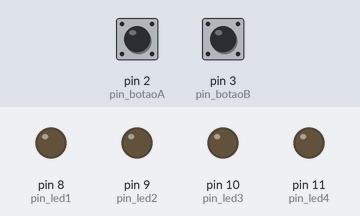
Recording of a sketch running on a simulated Arduino Uno, built with avr-gcc and run on an emulated ATmega328P. Shown: output pins drawn as LEDs (lit = HIGH). The inputs (shaded band) are chosen by the test bench; at power-on: pin 2 (pin_botaoA) HIGH, pin 3 (pin_botaoB) HIGH.

Above: at 1.2 s.
1.3 s: pin 2 (pin_botaoA) pulled LOW for 0.15 s
At 1.37 s:
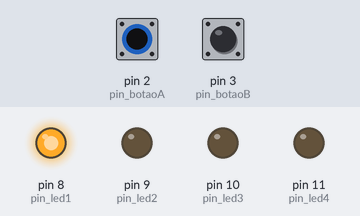
2.9 s: pin 3 (pin_botaoB) pulled LOW for 0.15 s
At 2.97 s:
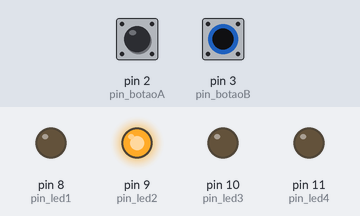
4.5 s: pin 3 (pin_botaoB) pulled LOW for 3.2 s
At 8.9 s:
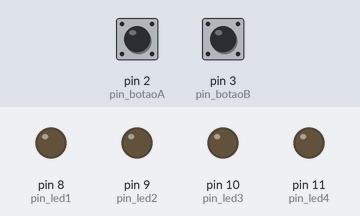
9.2 s: pin 2 (pin_botaoA) pulled LOW for 3.2 s
At 10.3 s:
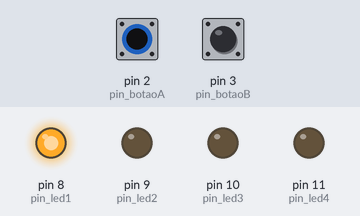
13.9 s: pin 2 (pin_botaoA) driven LOW and pin 3 (pin_botaoB) driven LOW
At 15.0 s:
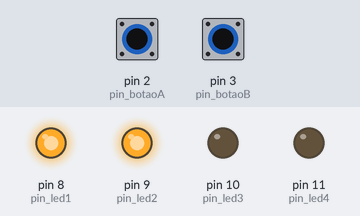
Timing chart, 0 to 16.4 s (numbered marks = the images above; inputs shaded):
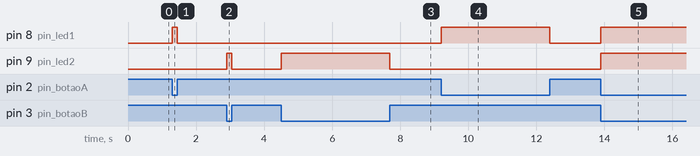

The sketch:

bombeamento-2.ino
```cpp
#define pin_led1 8
#define pin_led2 9
#define pin_led3 10
#define pin_led4 11
#define pin_botaoA 2
#define pin_botaoB 3
#define pin_botaoC 4

void setup() {
  pinMode(pin_led1, OUTPUT);
  pinMode(pin_led2, OUTPUT);
  pinMode(pin_led3, OUTPUT);
  pinMode(pin_led4, OUTPUT);
  pinMode(pin_botaoA, INPUT);
  pinMode(pin_botaoB, INPUT);
  pinMode(pin_botaoC, INPUT);
  Serial.begin(9600);
}

void loop() {
  bool sH = digitalRead(pin_botaoA);
  bool sL = digitalRead(pin_botaoB);

  if ((sL==0)&&(sH==0)) {
    digitalWrite(pin_led1, 1);
    digitalWrite(pin_led2, 1);
  }


  if ((sL==0)&&(sH==1)) {
    digitalWrite(pin_led1, 0);
    digitalWrite(pin_led2, 1);
  }


  if ((sL==1)&&(sH==0)) {
    digitalWrite(pin_led1, 1);
    digitalWrite(pin_led2, 0);
  }


  if ((sL==1)&&(sH==1)) {
    digitalWrite(pin_led1, 0);
    digitalWrite(pin_led2, 0);
  }
}
```

Measured:
- after the input at 1.3 s, pin 8 (pin_led1): LOW → HIGH at once, → LOW 0.15 s later
- after the input at 2.9 s, pin 9 (pin_led2): LOW → HIGH at once, → LOW 0.15 s later
- after the input at 4.5 s, pin 9 (pin_led2): LOW → HIGH at once, → LOW 3.2 s later
- after the input at 9.2 s, pin 8 (pin_led1): LOW → HIGH at once, → LOW 3.2 s later
- after the input at 13.9 s, pin 8 (pin_led1), pin 9 (pin_led2): LOW → HIGH at once
